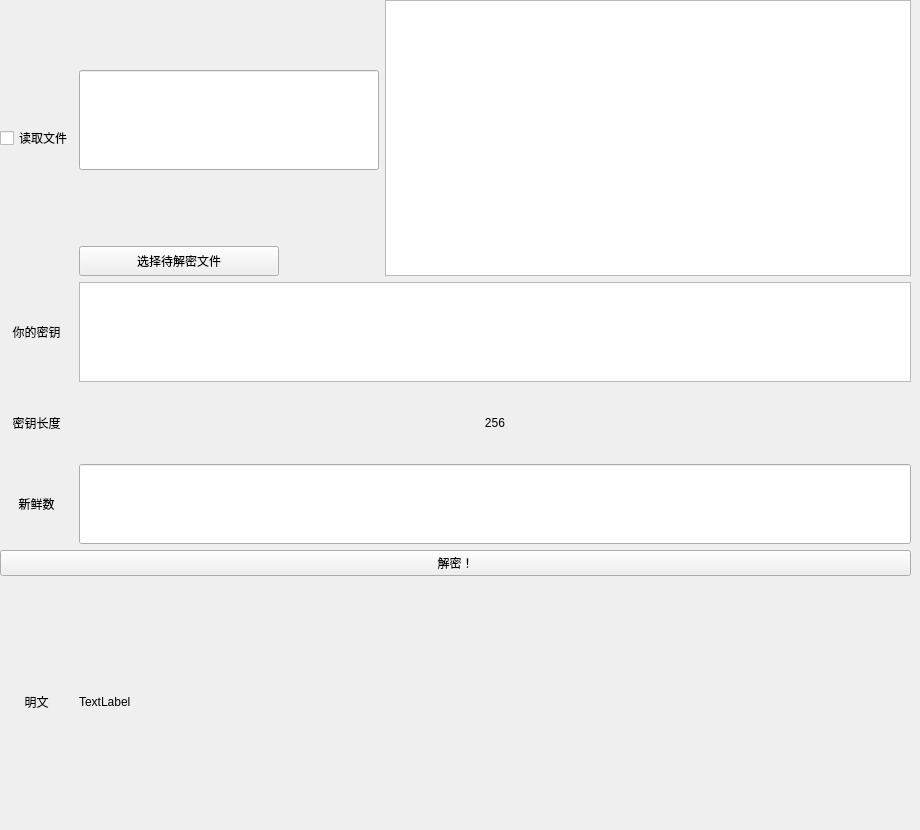
      <widget class="QWidget" name="page_15">
       <widget class="QWidget" name="gridLayoutWidget_7">
        <property name="geometry">
         <rect>
          <x>0</x>
          <y>0</y>
          <width>911</width>
          <height>821</height>
         </rect>
        </property>
        <layout class="QGridLayout" name="gridLayout_9">
         <item row="8" column="0" rowspan="2">
          <widget class="QLabel" name="label_33">
           <property name="text">
            <string>明文</string>
           </property>
           <property name="alignment">
            <set>Qt::AlignCenter</set>
           </property>
          </widget>
         </item>
         <item row="0" column="2" rowspan="3">
          <widget class="QPlainTextEdit" name="plainTextEdit_17">
           <property name="maximumSize">
            <size>
             <width>16777215</width>
             <height>300</height>
            </size>
           </property>
          </widget>
         </item>
         <item row="7" column="0" colspan="3">
          <widget class="QPushButton" name="pushButton_44">
           <property name="text">
            <string>解密！</string>
           </property>
          </widget>
         </item>
         <item row="5" column="1" colspan="2">
          <widget class="QLabel" name="label_39">
           <property name="maximumSize">
            <size>
             <width>16777215</width>
             <height>70</height>
            </size>
           </property>
           <property name="text">
            <string>256</string>
           </property>
           <property name="alignment">
            <set>Qt::AlignCenter</set>
           </property>
          </widget>
         </item>
         <item row="4" column="1" colspan="2">
          <widget class="QPlainTextEdit" name="plainTextEdit_18">
           <property name="maximumSize">
            <size>
             <width>16777215</width>
             <height>100</height>
            </size>
           </property>
          </widget>
         </item>
         <item row="4" column="0">
          <widget class="QLabel" name="label_35">
           <property name="text">
            <string>你的密钥</string>
           </property>
           <property name="alignment">
            <set>Qt::AlignCenter</set>
           </property>
          </widget>
         </item>
         <item row="5" column="0">
          <widget class="QLabel" name="label_24">
           <property name="maximumSize">
            <size>
             <width>300</width>
             <height>16777215</height>
            </size>
           </property>
           <property name="text">
            <string>密钥长度</string>
           </property>
           <property name="alignment">
            <set>Qt::AlignCenter</set>
           </property>
          </widget>
         </item>
         <item row="0" column="0" rowspan="3">
          <widget class="QCheckBox" name="checkBox_13">
           <property name="text">
            <string>读取文件</string>
           </property>
          </widget>
         </item>
         <item row="0" column="1" rowspan="2">
          <widget class="QLineEdit" name="lineEdit_9">
           <property name="maximumSize">
            <size>
             <width>300</width>
             <height>100</height>
            </size>
           </property>
          </widget>
         </item>
         <item row="8" column="1" rowspan="2" colspan="2">
          <widget class="QLabel" name="label_34">
           <property name="maximumSize">
            <size>
             <width>16777215</width>
             <height>300</height>
            </size>
           </property>
           <property name="text">
            <string>TextLabel</string>
           </property>
          </widget>
         </item>
         <item row="2" column="1">
          <widget class="QPushButton" name="pushButton_43">
           <property name="maximumSize">
            <size>
             <width>200</width>
             <height>30</height>
            </size>
           </property>
           <property name="layoutDirection">
            <enum>Qt::LeftToRight</enum>
           </property>
           <property name="text">
            <string>选择待解密文件</string>
           </property>
           <property name="checkable">
            <bool>false</bool>
           </property>
          </widget>
         </item>
         <item row="6" column="0">
          <widget class="QLabel" name="label_40">
           <property name="text">
            <string>新鲜数</string>
           </property>
           <property name="alignment">
            <set>Qt::AlignCenter</set>
           </property>
          </widget>
         </item>
         <item row="6" column="1" colspan="2">
          <widget class="QLineEdit" name="lineEdit_2">
           <property name="maximumSize">
            <size>
             <width>16777215</width>
             <height>80</height>
            </size>
           </property>
           <property name="alignment">
            <set>Qt::AlignCenter</set>
           </property>
          </widget>
         </item>
        </layout>
       </widget>
      </widget>
